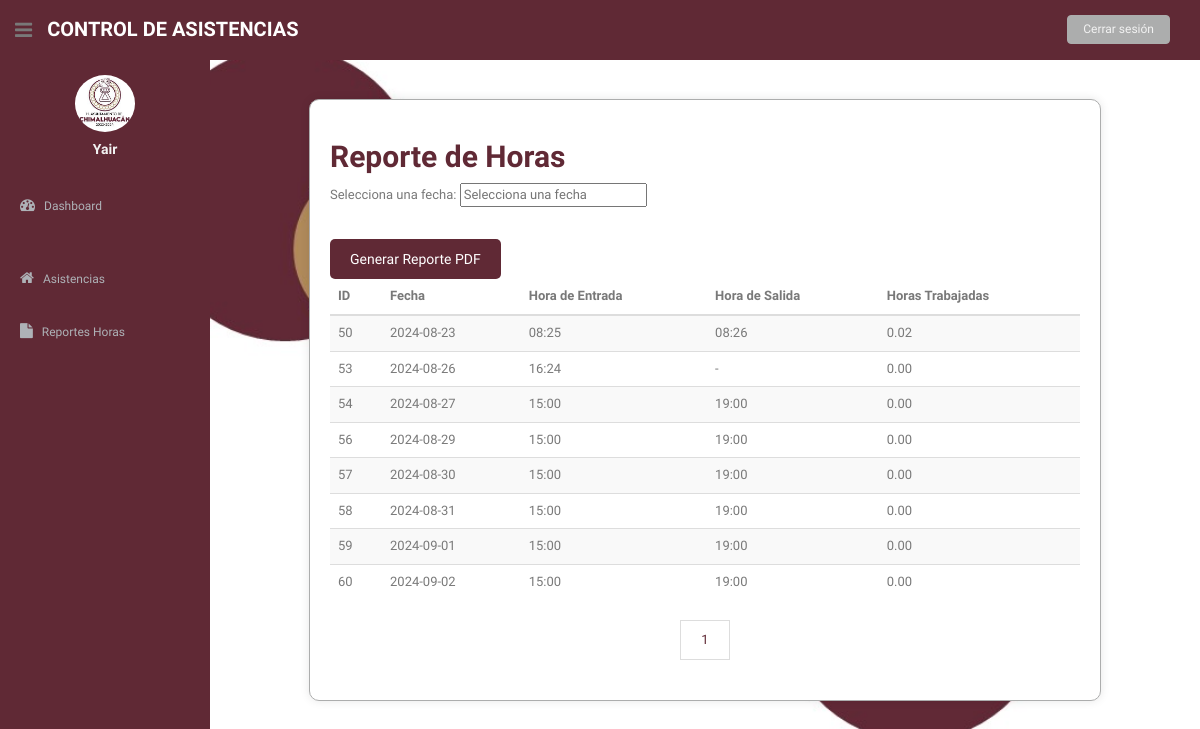
Screenshot of /reportes_horas/ (signed in) with the database file from the repository.
### asistencia/models.py (models this page shows, shortened)
class Asistencia(models.Model):
    usuario = models.ForeignKey(Usuario, on_delete=models.CASCADE)
    fecha_escaneo_entrada = models.DateTimeField(blank=True, null=True)
    fecha_escaneo_salida = models.DateTimeField(blank=True, null=True)
    horas = models.DurationField(blank=True, null=True)
    @property
    def fecha(self):
        return self.fecha_escaneo_entrada.date() if self.fecha_escaneo_entrada else None
    @property
    def hora_entrada(self):
        return self.fecha_escaneo_entrada.strftime('%H:%M') if self.fecha_escaneo_entrada else "-"
    @property
    def hora_salida(self):
        return self.fecha_escaneo_salida.strftime('%H:%M') if self.fecha_escaneo_salida else "-"
    @property
    def horas_trabajadas(self):
        if self.horas:
            return self.horas.total_seconds() / 3600
        return 0.0

### asistencia/views.py (the view)
# urls.py: path('reportes_horas/', views.reportes_horas, name='reportes_horas'),
@login_required
def reportes_horas(request):
    usuario = get_object_or_404(Usuario, user=request.user)
    asistencias = Asistencia.objects.filter(usuario=usuario).order_by('fecha_escaneo_entrada')
    paginator = Paginator(asistencias, 10)  # Mostrar 10 asistencias por página
    page_number = request.GET.get('page')
    page_obj = paginator.get_page(page_number)
    context = {
        'page_obj': page_obj,
        'now': timezone.now(),  # Agrega la fecha y hora actual al contexto
    }
    return render(request, 'prestador/reportes.html', context)

### asistencia/templates/prestador/reportes.html (shortened to what this page needs)
{% load static %}
<!DOCTYPE html>
<html lang="en">
<head>
  <link href="{% static 'css/bootstrap.css' %}" rel="stylesheet">
  <link href="{% static 'font-awesome/css/font-awesome.css' %}" rel="stylesheet">
  <link rel="stylesheet" type="text/css" href="{% static 'css/zabuto_calendar.css' %}">
  <link rel="stylesheet" type="text/css" href="{% static 'js/gritter/css/jquery.gritter.css' %}">
  <link rel="stylesheet" type="text/css" href="{% static 'lineicons/style.css' %}">
  <link href="{% static 'css/style.css' %}" rel="stylesheet">
  <link href="{% static 'css/style-responsive.css' %}" rel="stylesheet">
  <link rel="stylesheet" href="https://code.jquery.com/ui/1.12.1/themes/base/jquery-ui.css">
</head>
<body>
  <section id="container">
    {% include 'general/menu_prestador.html' %}
    <section id="main-content">
        <div class="container">
          <h2>Reporte de Horas</h2>
          <div class="datepicker">
            <label for="filter-date">Selecciona una fecha:</label>
            <input type="text" id="filter-date" name="filter-date" placeholder="Selecciona una fecha">
          </div>
          <a href="{% url 'descargar_reporte_pdf' %}" class="btn">Generar Reporte PDF</a>
          <table class="table table-striped">
              <thead>
                  <tr>
                      <th>ID</th>
                      <th>Fecha</th>
                      <th>Hora de Entrada</th>
                      <th>Hora de Salida</th>
                      <th>Horas Trabajadas</th>
                  </tr>
              </thead>
              <tbody>
                  {% for row in page_obj.object_list %}
                  <tr>
                      <td>{{ row.id }}</td>
                      <td>{{ row.fecha }}</td>
                      <td>{{ row.hora_entrada }}</td>
                      <td>{{ row.hora_salida }}</td>
                      <td>{{ row.horas_trabajadas|floatformat:2 }}</td>
                  </tr>
                  {% empty %}
                  <tr>
                      <td colspan="4">No hay registros disponibles.</td>
                  </tr>
                  {% endfor %}
              </tbody>
          </table>
          <div class="pagination">
            {% for num in page_obj.paginator.page_range %}
            <a href="?page={{ num }}">{{ num }}</a>
            {% endfor %}
          </div>
        </div>
    </section>
  </section>
</body>
</html>

### asistencia/templates/general/menu_prestador.html (shortened to what this page needs)
{% load static %}
<header class="header black-bg">
  <div class="sidebar-toggle-box">
    <div class="fa fa-bars tooltips" data-placement="right" data-original-title="Toggle Navigation"></div>
  </div>
  <a href="{% url 'admin_dashboard' %}" class="logo"><b>Control de Asistencias</b></a>
  <div class="top-menu">
    <ul class="nav pull-right top-menu">
      <li>
        <a class="logout" href="{% url 'login' %}">Cerrar sesión</a>
      </li>
    </ul>
  </div>
</header>
<aside>
  <div id="sidebar" class="nav-collapse">
    <ul class="sidebar-menu" id="nav-accordion">
      <p class="centered">
        <a href="profile.html"><img src="{% static '/img/LOGO.jpg' %}" class="img-circle" width="60" /></a>
      </p>
      <h5 class="centered">{{ user.username }}</h5>
      <li class="mt">
        <a class="" href="{% url 'dashboard_prestador' %}">
          <i class="fa fa-dashboard"></i>
          <span>Dashboard</span>
        </a>
      </li>
      <li class="mt">
        <a class="" href="{% url 'inicio' %}">
          <i class="fa fa-home"></i>
          <span>Asistencias</span>
        </a>
      </li>
      <li>
        <a class="" href="{% url 'reportes_horas' %}">
          <i class="fa fa-file"></i>
          <span>Reportes Horas</span>
        </a>
      </li>
    </ul>
  </div>
</aside>

### asistencia/static/css/style.css (style rules this page uses)
body { color: #797979; background: #f2f2f2; font-family: 'Ruda', sans-serif; padding: 0px !important; margin: 0px !important; font-size:13px; }
ul li { list-style: none; }
a, a:hover, a:focus { text-decoration: none; outline: none; }
#container { width: 100%; height: 100%; }
.centered { text-align: center; }
.mt { margin-top: 25px; }
ul.top-menu > li > .logout { color: #f2f2f2; font-size: 12px; border-radius: 4px; -webkit-border-radius: 4px; border: 1px solid #ACADAD !important; padding: 5px 15px; margin-right: 15px; background: #ACADAD; margin-top: 15px; }
#sidebar { width: 210px; height: 100%; position: fixed; background: #602935; }
#sidebar h5 { color: #f2f2f2; font-weight: 700; }
#sidebar ul li { position: relative; }
ul.sidebar-menu , ul.sidebar-menu li ul.sub { margin: -2px 0 0; padding: 0; }
ul.sidebar-menu { margin-top: 75px; }
ul.sidebar-menu li { margin-bottom: 5px; margin-left:10px; margin-right:10px; }
ul.sidebar-menu li a span { display: inline-block; }
ul.sidebar-menu li a { color: #aeb2b7; text-decoration: none; display: block; padding: 15px 0 15px 10px; font-size: 12px; outline: none; -webkit-transition: all 0.3s ease; -moz-transition: all 0.3s ease; -o-transition: all 0.3s ease; -ms-transition: all 0.3s ease; transition: all 0.3s ease; }
ul.sidebar-menu li a i { font-size: 15px; padding-right: 6px; }
#main-content { margin-left: 210px; }
.header, .footer { min-height: 60px; padding: 0 15px; }
.header { position: fixed; left: 0; right: 0; z-index: 1002; }
.black-bg { background: #602935; border-bottom: 1px solid #602935; }
a.logo { font-size: 20px; color: #ffffff; float: left; margin-top: 15px; text-transform: uppercase; }
a.logo b { font-weight: 900; }
#top_menu .nav > li, ul.top-menu > li { float: left; }
ul.top-menu > li > a { color: #666666; font-size: 16px; border-radius: 4px; -webkit-border-radius: 4px; border:1px solid #666666 !important; padding: 2px 6px; margin-right: 15px; }
.sidebar-toggle-box { float: left; padding-right: 15px; margin-top: 20px; }
.sidebar-toggle-box .fa-bars { cursor: pointer; display: inline-block; font-size: 20px; }
label { font-weight: 400; }

### asistencia/templates/prestador/reportes.html (style rules this page uses)
html, body { height: 100%; margin: 0; padding: 0; }
#main-content { display: flex; align-items: center; justify-content: center; min-height: 100vh; }
.container { background-color: #ffffff; border: 1px solid #ACADAD; padding: 20px; border-radius: 10px; box-shadow: 0px 0px 10px rgba(0, 0, 0, 0.1); width: 80%; max-width: 900px; }
.container h2 { color: #602935; font-weight: bold; }
.datepicker { margin-bottom: 20px; }
.btn { display: inline-block; background-color: #602935; color: #ffffff; padding: 10px 20px; text-decoration: none; border: none; border-radius: 5px; cursor: pointer; transition: background-color 0.3s ease; margin-top: 10px; }
.pagination { margin-top: 20px; display: flex; justify-content: center; }
.pagination a { padding: 10px 20px; border: 1px solid #ddd; margin: 0 5px; text-decoration: none; color: #602935; }

### rows the page displays
Asistencia: id "50", fecha "2024-08-23", hora_entrada "08:25", hora_salida "08:26", horas_trabajadas "0.02"
Asistencia: id "53", fecha "2024-08-26", hora_entrada "16:24", hora_salida "-", horas_trabajadas "0.00"
Asistencia: id "54", fecha "2024-08-27", hora_entrada "15:00", hora_salida "19:00", horas_trabajadas "0.00"
Asistencia: id "56", fecha "2024-08-29", hora_entrada "15:00", hora_salida "19:00", horas_trabajadas "0.00"
Asistencia: id "57", fecha "2024-08-30", hora_entrada "15:00", hora_salida "19:00", horas_trabajadas "0.00"
Asistencia: id "58", fecha "2024-08-31", hora_entrada "15:00", hora_salida "19:00", horas_trabajadas "0.00"
Asistencia: id "59", fecha "2024-09-01", hora_entrada "15:00", hora_salida "19:00", horas_trabajadas "0.00"
Asistencia: id "60", fecha "2024-09-02", hora_entrada "15:00", hora_salida "19:00", horas_trabajadas "0.00"

### other values shown
{{ user.username }} "Yair"
{{ num }} "1"
